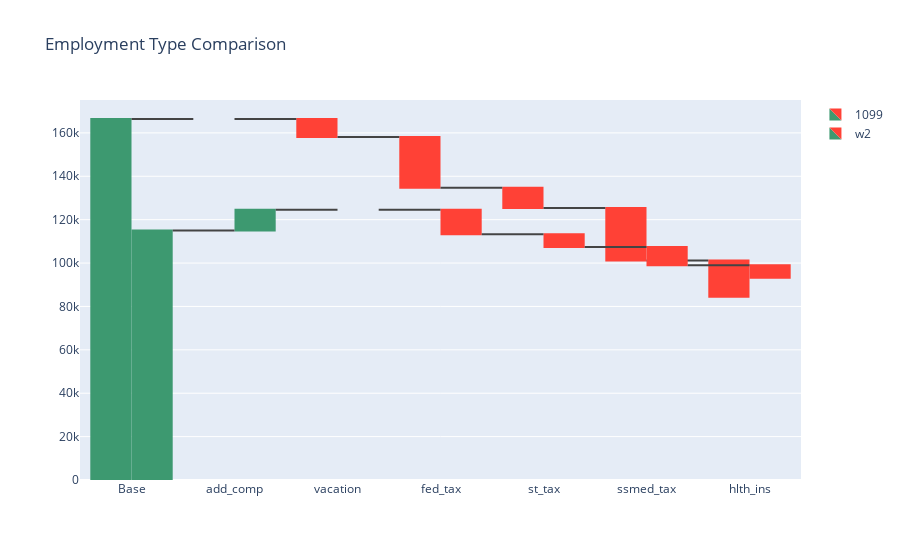

Notebook code for this chart:
### Code cell
fig

### Figure 1 — Plotly figure (JSON) as saved in the notebook; plotly's stock layout.template omitted (floating-point values rounded to 4 significant figures)
{"data": [{"name": "1099", "type": "waterfall", "x": ["Base", "add_comp", "vacation", "fed_tax", "st_tax", "ssmed_tax", "hlth_ins"], "y": [166400, 0, -8320, -23370.0, -9296.0, -24190.0, -16800]}, {"name": "w2", "type": "waterfall", "x": ["Base", "add_comp", "vacation", "fed_tax", "st_tax", "ssmed_tax", "hlth_ins"], "y": [115000, 9600, 0, -11270.0, -5980.0, -8363.0, -5820]}], "layout": {"autosize": true, "title": {"text": "Employment Type Comparison"}, "xaxis": {"autorange": true, "range": [-0.5, 6.5], "type": "category"}, "yaxis": {"autorange": true, "range": [0, 175200.0], "type": "linear"}}}
